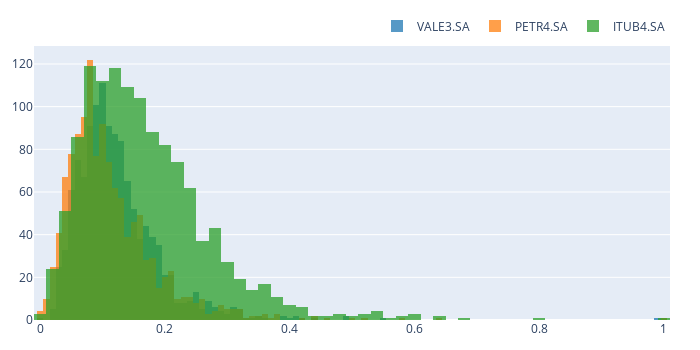

The notebook cell this image was saved under:
### Code cell
minmax.vbt.histplot().show()

### Figure 1 — Plotly figure (JSON) as saved in the notebook; plotly's stock layout.template omitted (floating-point values rounded to 4 significant figures; data arrays with more than 128 entries replaced by an {"elided": "..."} marker saying what was removed)
{"data": [{"name": "VALE3.SA", "opacity": 0.75, "showlegend": true, "type": "histogram", "uid": "25bf1e49-b94c-4d5d-891f-62afec863d02", "x": {"elided": "1240 float values"}}, {"name": "PETR4.SA", "opacity": 0.75, "showlegend": true, "type": "histogram", "uid": "4f5d3547-5a55-408d-bed2-1b6e5d1c0f5f", "x": {"elided": "1240 float values"}}, {"name": "ITUB4.SA", "opacity": 0.75, "showlegend": true, "type": "histogram", "uid": "5f7f839c-f51e-4bdf-a130-7c1de01ec516", "x": {"elided": "1240 float values"}}], "layout": {"barmode": "overlay", "height": 350, "legend": {"orientation": "h", "traceorder": "normal", "x": 1, "xanchor": "right", "y": 1.02, "yanchor": "bottom"}, "margin": {"b": 30, "l": 30, "r": 30, "t": 30}, "width": 700}}
